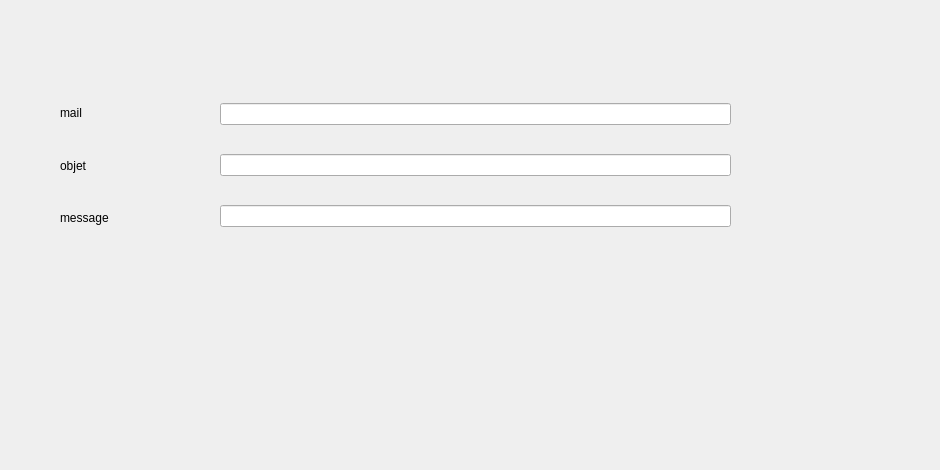
     <widget class="QWidget" name="tab_6">
      <attribute name="title">
       <string>Mailling</string>
      </attribute>
      <widget class="QPushButton" name="pushButton">
       <property name="geometry">
        <rect>
         <x>380</x>
         <y>260</y>
         <width>151</width>
         <height>41</height>
        </rect>
       </property>
       <property name="styleSheet">
        <string notr="true">border-image: url(:/send.png);

background-color: transparent;
background: none;
border: none;
background-repeat: none;</string>
       </property>
       <property name="text">
        <string/>
       </property>
      </widget>
      <widget class="QWidget" name="verticalLayoutWidget">
       <property name="geometry">
        <rect>
         <x>220</x>
         <y>80</y>
         <width>511</width>
         <height>171</height>
        </rect>
       </property>
       <layout class="QVBoxLayout" name="verticalLayout">
        <item>
         <widget class="QLineEdit" name="mail"/>
        </item>
        <item>
         <widget class="QLineEdit" name="objet"/>
        </item>
        <item>
         <widget class="QLineEdit" name="message"/>
        </item>
       </layout>
      </widget>
      <widget class="QWidget" name="verticalLayoutWidget_2">
       <property name="geometry">
        <rect>
         <x>60</x>
         <y>90</y>
         <width>160</width>
         <height>151</height>
        </rect>
       </property>
       <layout class="QVBoxLayout" name="verticalLayout_2">
        <item>
         <widget class="QLabel" name="label">
          <property name="text">
           <string>mail</string>
          </property>
         </widget>
        </item>
        <item>
         <widget class="QLabel" name="label_3">
          <property name="text">
           <string>objet</string>
          </property>
         </widget>
        </item>
        <item>
         <widget class="QLabel" name="label_2">
          <property name="text">
           <string>message</string>
          </property>
         </widget>
        </item>
       </layout>
      </widget>
      <widget class="QLabel" name="label_23">
       <property name="geometry">
        <rect>
         <x>-70</x>
         <y>-50</y>
         <width>931</width>
         <height>461</height>
        </rect>
       </property>
       <property name="text">
        <string/>
       </property>
       <property name="pixmap">
        <pixmap resource="multi.qrc">:/12.png</pixmap>
       </property>
      </widget>
      <zorder>label_23</zorder>
      <zorder>pushButton</zorder>
      <zorder>verticalLayoutWidget</zorder>
      <zorder>verticalLayoutWidget_2</zorder>
     </widget>
